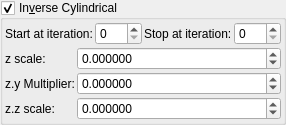
    <widget class="MyGroupBox" name="groupCheck_transf_function_enabledBx_false">
     <property name="toolTip">
      <string>&lt;html&gt;&lt;head/&gt;&lt;body&gt;&lt;p&gt;Cpixel is CVector3 c = ( c.x, c.y, c.z). It is each original point (pixel) in 3D space where the iteration starts from, ( c = original z for each point .) It is commonly found in formula structures z = f(z) + c.&lt;/p&gt;&lt;p&gt;The Cpixel multiplier effectively scales this point &amp;quot;c&amp;quot;.&lt;/p&gt;&lt;p&gt;In this formula the c.y and c.z components of &amp;quot;CVector3 c&amp;quot; are swapped before being multiplied by &amp;quot;CVector3 z&amp;quot; components.&lt;br/&gt;&lt;/p&gt;&lt;/body&gt;&lt;/html&gt;</string>
     </property>
     <property name="title">
      <string>In&amp;verse Cylindrical</string>
     </property>
     <property name="checkable">
      <bool>true</bool>
     </property>
     <layout class="QVBoxLayout" name="verticalLayout_50">
      <property name="spacing">
       <number>2</number>
      </property>
      <property name="leftMargin">
       <number>2</number>
      </property>
      <property name="topMargin">
       <number>2</number>
      </property>
      <property name="rightMargin">
       <number>2</number>
      </property>
      <property name="bottomMargin">
       <number>2</number>
      </property>
      <item>
       <layout class="QGridLayout" name="gridLayout_65">
        <property name="spacing">
         <number>2</number>
        </property>
        <item row="1" column="3">
         <widget class="MySpinBox" name="spinboxInt_transf_stop_iterations_D">
          <property name="sizePolicy">
           <sizepolicy hsizetype="Minimum" vsizetype="Maximum">
            <horstretch>0</horstretch>
            <verstretch>0</verstretch>
           </sizepolicy>
          </property>
          <property name="maximum">
           <number>999</number>
          </property>
         </widget>
        </item>
        <item row="1" column="1">
         <widget class="MySpinBox" name="spinboxInt_transf_start_iterations_D">
          <property name="sizePolicy">
           <sizepolicy hsizetype="Minimum" vsizetype="Maximum">
            <horstretch>0</horstretch>
            <verstretch>0</verstretch>
           </sizepolicy>
          </property>
          <property name="maximum">
           <number>999</number>
          </property>
         </widget>
        </item>
        <item row="1" column="2">
         <widget class="QLabel" name="label_250">
          <property name="text">
           <string>Stop at iteration:</string>
          </property>
         </widget>
        </item>
        <item row="1" column="0">
         <widget class="QLabel" name="label_251">
          <property name="text">
           <string>Start at iteration:</string>
          </property>
         </widget>
        </item>
       </layout>
      </item>
      <item>
       <layout class="QGridLayout" name="gridLayout_44" columnstretch="0,1">
        <property name="spacing">
         <number>2</number>
        </property>
        <item row="3" column="0">
         <widget class="QLabel" name="label_114">
          <property name="text">
           <string>z.z scale:</string>
          </property>
         </widget>
        </item>
        <item row="2" column="0">
         <widget class="QLabel" name="label_113">
          <property name="text">
           <string>z.y Multiplier:</string>
          </property>
         </widget>
        </item>
        <item row="1" column="0">
         <widget class="QLabel" name="label_112">
          <property name="text">
           <string>z scale:</string>
          </property>
         </widget>
        </item>
        <item row="3" column="1">
         <widget class="MyDoubleSpinBox" name="spinbox_transf_scaleC_1">
          <property name="sizePolicy">
           <sizepolicy hsizetype="Minimum" vsizetype="Maximum">
            <horstretch>0</horstretch>
            <verstretch>0</verstretch>
           </sizepolicy>
          </property>
          <property name="prefix">
           <string/>
          </property>
          <property name="suffix">
           <string/>
          </property>
          <property name="decimals">
           <number>6</number>
          </property>
          <property name="minimum">
           <double>-99.989999999999995</double>
          </property>
          <property name="maximum">
           <double>99.989999999999995</double>
          </property>
          <property name="singleStep">
           <double>0.100000000000000</double>
          </property>
         </widget>
        </item>
        <item row="2" column="1">
         <widget class="MyDoubleSpinBox" name="spinbox_transf_scale_1">
          <property name="sizePolicy">
           <sizepolicy hsizetype="Minimum" vsizetype="Maximum">
            <horstretch>0</horstretch>
            <verstretch>0</verstretch>
           </sizepolicy>
          </property>
          <property name="prefix">
           <string/>
          </property>
          <property name="suffix">
           <string/>
          </property>
          <property name="decimals">
           <number>6</number>
          </property>
          <property name="minimum">
           <double>-99.989999999999995</double>
          </property>
          <property name="maximum">
           <double>99.989999999999995</double>
          </property>
          <property name="singleStep">
           <double>0.100000000000000</double>
          </property>
         </widget>
        </item>
        <item row="1" column="1">
         <widget class="MyDoubleSpinBox" name="spinbox_transf_scaleA_1">
          <property name="sizePolicy">
           <sizepolicy hsizetype="Minimum" vsizetype="Maximum">
            <horstretch>0</horstretch>
            <verstretch>0</verstretch>
           </sizepolicy>
          </property>
          <property name="prefix">
           <string/>
          </property>
          <property name="suffix">
           <string/>
          </property>
          <property name="decimals">
           <number>6</number>
          </property>
          <property name="minimum">
           <double>-99.989999999999995</double>
          </property>
          <property name="maximum">
           <double>99.989999999999995</double>
          </property>
          <property name="singleStep">
           <double>0.100000000000000</double>
          </property>
         </widget>
        </item>
       </layout>
      </item>
     </layout>
    </widget>
